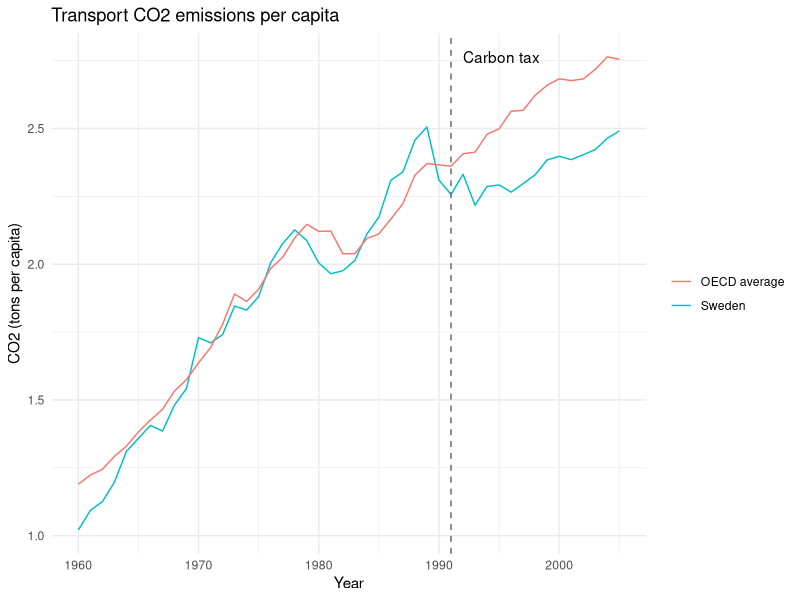
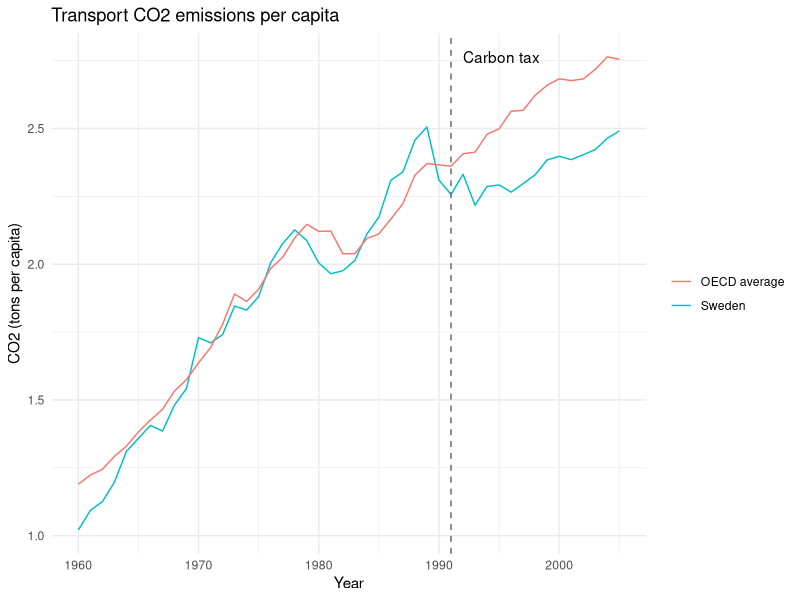

R code for these plots, in order:
library(ggplot2)
pdf(NULL)

df <- read.csv("data/descriptive_data.csv")

# Plot Sweden vs. OECD average CO2 transport emissions
ggplot(df, aes(x = year)) +
  geom_line(aes(y = CO2_Sweden, color = "Sweden")) +
  geom_line(aes(y = CO2_OECD, color = "OECD average")) +
  geom_vline(xintercept = 1991, linetype = "dashed", color = "gray40") +
  annotate("text", x = 1992, y = max(df$CO2_OECD), label = "Carbon tax", hjust = 0) +
  labs(
    title = "Transport CO2 emissions per capita",
    x = "Year",
    y = "CO2 (tons per capita)",
    color = NULL
  ) +
  theme_minimal()

ggsave("output/figures/co2_trends.png", width = 7, height = 4)
